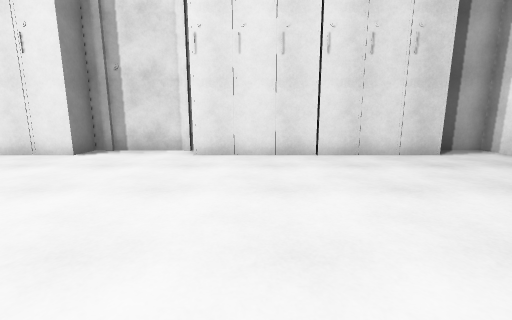
View 1 (above)

16 first-person views from a walk through a 3-D level made in the Unity game engine. The camera is 1.2 m above the floor, tilts 10° down and sees 90° across. The floor is counted in squares, 1 m on a side. Each view is taken from the middle of a square. On the plan, view 1 faces up. The plan holds only what a view shows up to about 12 squares ahead; the rest is blank. The player character is not drawn.

View 2
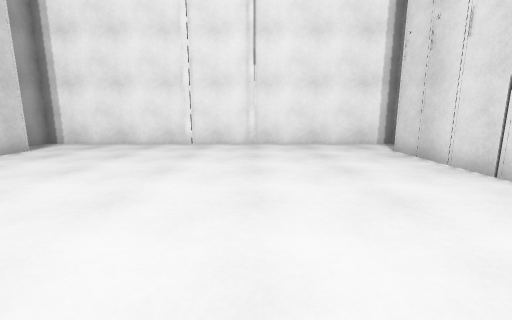

View 3
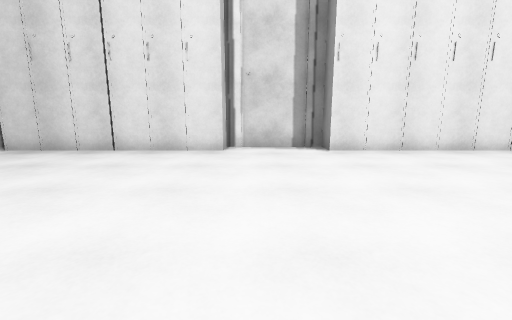

View 4
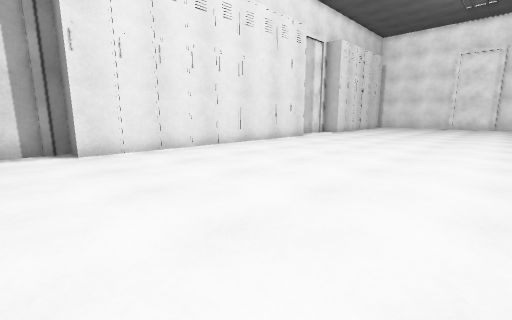

View 5
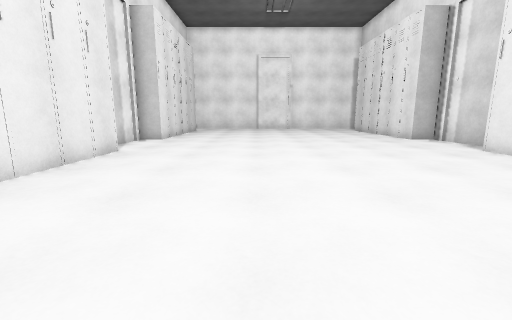

View 6
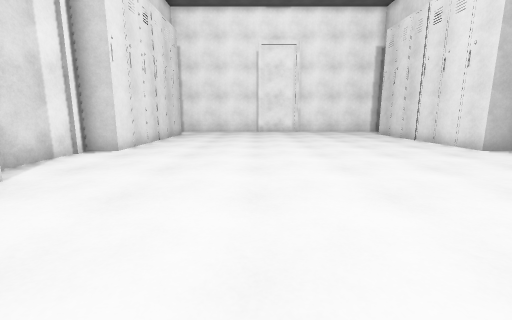

View 7
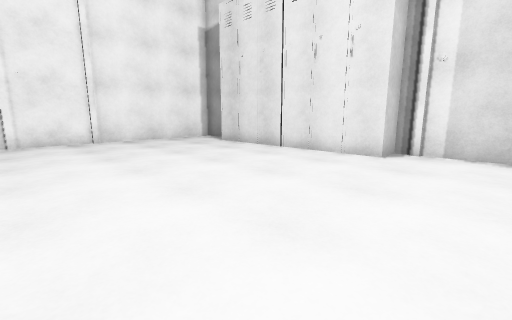

View 8
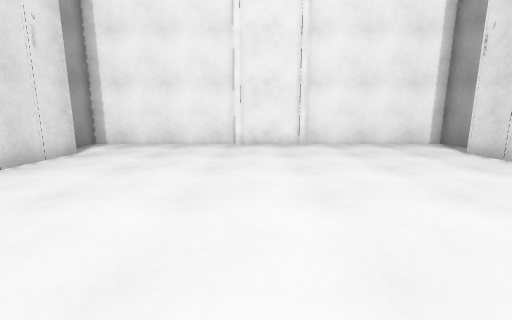

View 9
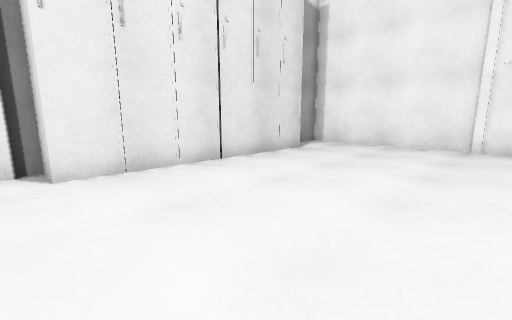

View 10
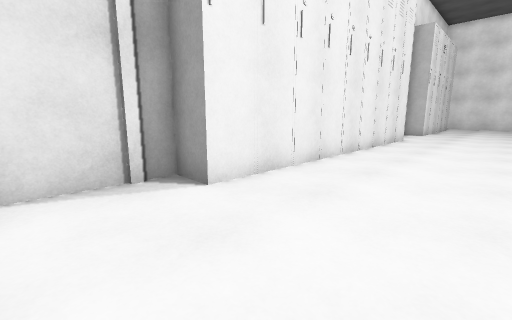

View 11
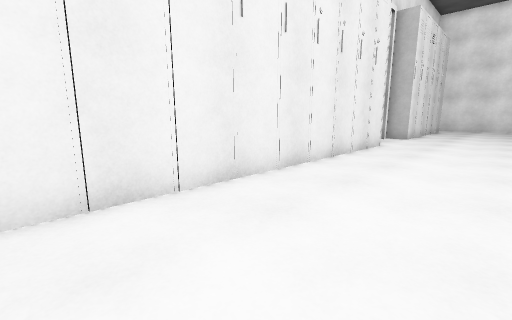

View 12
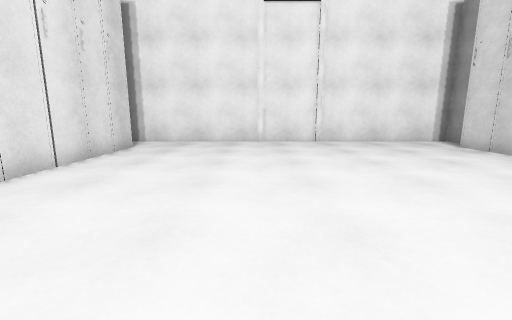

View 13
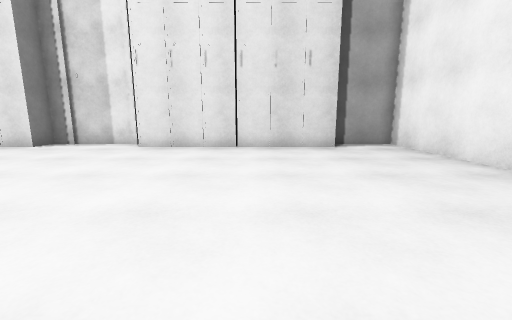

View 14
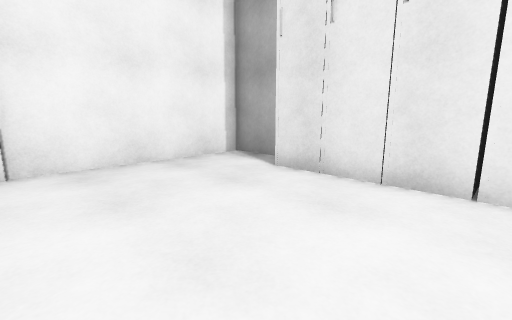

View 15
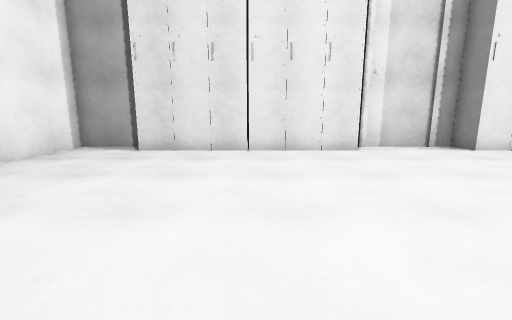

View 16
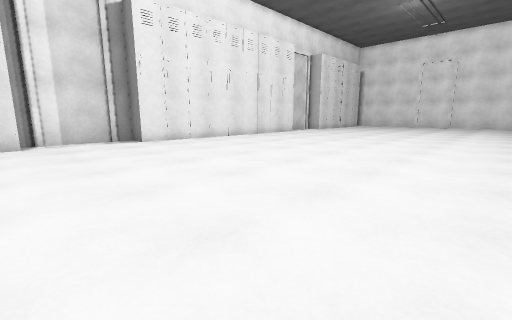

### Floor plan
Key: @ floor where view 1 was taken; # wall or solid block; . floor; L locker.
Columns run from 31 left of view 1 to 8 right of it. Each row starts with its distance up from view 1.
  9 ####   #  ######         #####      ####
  8 #..#LL##LL#....#LL#L#L#LL#...#L###L##..#
  7 #......................................#
  6 #......................................#
  5 #......................................#
  4 #......................................#
  3 #......................................#
  2 #......................................#
  1 #......................................#
  0 #..............................@.......#
 -1 #......................................#
 -2 #......................................#
 -3 #......................................#
 -4 #......................................#
 -5 #..#L###LL#....#LL#L#L#LLL...#L###L##..#
 -6 ####      ######         #####        ##

Where each view was taken, in squares from view 1:
view 1: 0 up, 0 right, facing up
view 2: 0 up, 3 left, facing right
view 3: 4 up, 3 left, facing down
view 4: 4 up, 4 left, facing down-left
view 5: 0 up, 8 left, facing left
view 6: 0 up, 12 left, facing left
view 7: 0 up, 18 left, facing up-left
view 8: 1 up, 20 left, facing left
view 9: 1 up, 20 left, facing down-left
view 10: 4 up, 19 left, facing up-right
view 11: 4 up, 16 left, facing up-right
view 12: 3 up, 4 left, facing right
view 13: 5 up, 25 left, facing down
view 14: 3 up, 24 left, facing up-left
view 15: 1 down, 24 left, facing up
view 16: 4 down, 21 left, facing up-right
